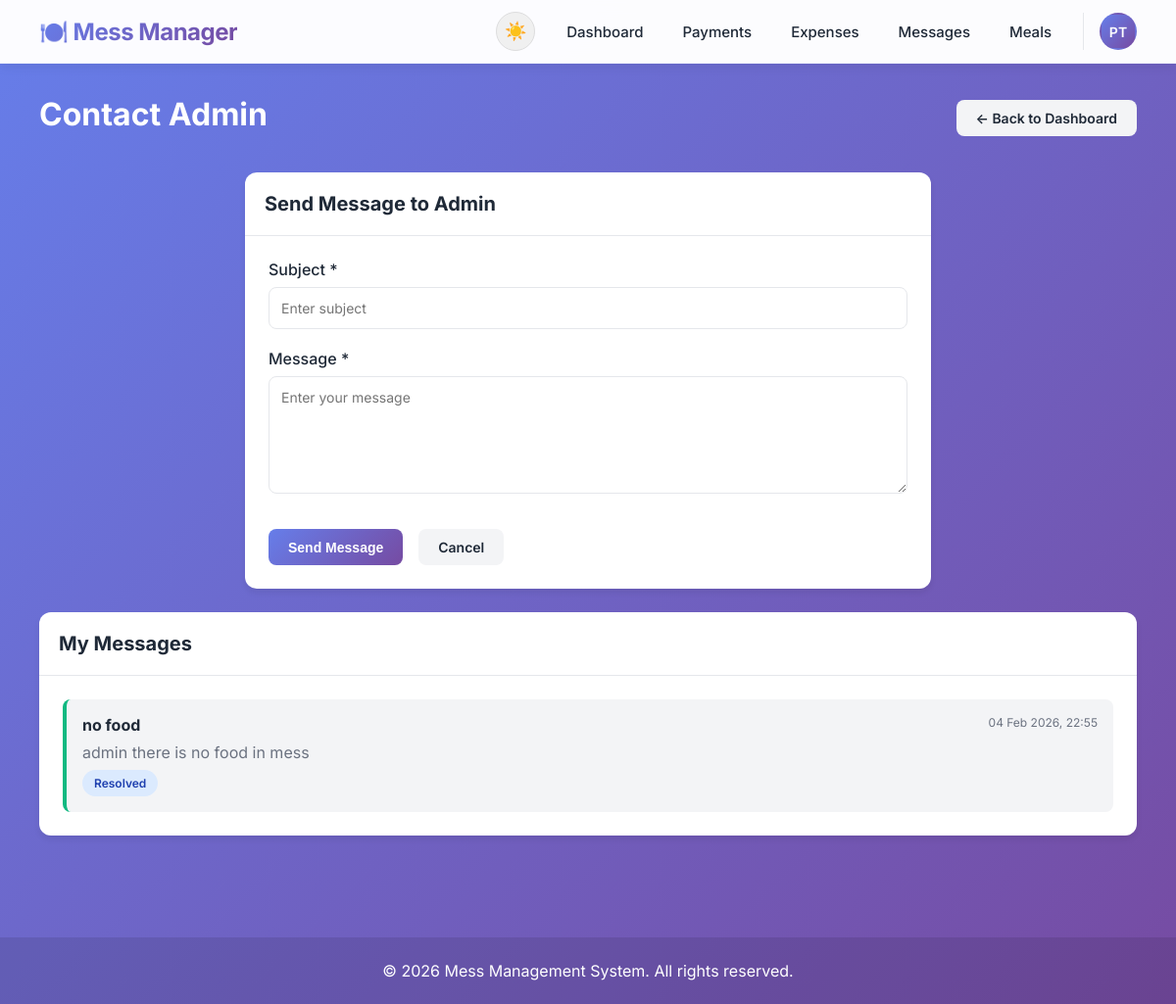
The app's page /user/messages/send/ (signed in) with its own data.
### core/models.py (models this page shows, shortened)
class Message(models.Model):
    STATUS_CHOICES = (
        ('pending', 'Pending'),
        ('resolved', 'Resolved'),
    )
    MESSAGE_TYPE_CHOICES = (
        ('user', 'User Message'),
        ('system', 'System/Reminder'),
    )
    user = models.ForeignKey(User, on_delete=models.CASCADE, related_name='messages')
    subject = models.CharField(max_length=200)
    message = models.TextField()
    message_type = models.CharField(max_length=10, choices=MESSAGE_TYPE_CHOICES, default='user', help_text="Type of message")
    status = models.CharField(max_length=10, choices=STATUS_CHOICES, default='pending')
    created_at = models.DateTimeField(auto_now_add=True)
    resolved_at = models.DateTimeField(blank=True, null=True)
    admin_reply = models.TextField(blank=True, null=True, help_text="Admin's response to this message")
    replied_at = models.DateTimeField(blank=True, null=True)
    user_reply = models.TextField(blank=True, null=True, help_text="User's response to admin reply")
    user_replied_at = models.DateTimeField(blank=True, null=True)
    class Meta:
        verbose_name = 'Message'
        verbose_name_plural = 'Messages'
        ordering = ['-created_at']

### core/views.py (the view)
# urls.py: path('user/messages/send/', views.user_send_message, name='user_send_message'),
@user_required
def user_send_message(request):
    if request.method == 'POST':
        form = MessageForm(request.POST)
        if form.is_valid():
            message = form.save(commit=False)
            message.user = request.user
            message.save()
            messages.success(request, 'Message sent to admin successfully.')
            return redirect('user_dashboard')
    else:
        form = MessageForm()
    user_messages = Message.objects.filter(user=request.user).order_by('-created_at')
    context = {
        'form': form,
        'user_messages': user_messages,
    }
    return render(request, 'user/send_message.html', context)

### core/forms.py
class MessageForm(forms.ModelForm):
    class Meta:
        model = Message
        fields = ('subject', 'message')
        widgets = {
            'subject': forms.TextInput(attrs={'placeholder': 'Enter subject'}),
            'message': forms.Textarea(attrs={'rows': 5, 'placeholder': 'Enter your message'}),
        }

### templates/user/send_message.html (shortened to what this page needs)
{% extends 'base.html' %}
{% block content %}
<div class="page-header">
    <h1>Contact Admin</h1>
    <a href="{% url 'user_dashboard' %}" class="btn btn-secondary">← Back to Dashboard</a>
</div>
<div class="form-container">
    <div class="card">
        <div class="card-header">
            <h2>Send Message to Admin</h2>
        </div>
        <div class="card-body">
            <form method="post" class="form">
                <div class="form-group">
                    <label for="id_subject">Subject *</label>
                    {{ form.subject }}
                </div>
                <div class="form-group">
                    <label for="id_message">Message *</label>
                    {{ form.message }}
                </div>
                <div class="form-actions">
                    <button type="submit" class="btn btn-primary">Send Message</button>
                    <a href="{% url 'user_dashboard' %}" class="btn btn-secondary">Cancel</a>
                </div>
            </form>
        </div>
    </div>
</div>
{% if user_messages %}
<div class="card">
    <div class="card-header">
        <h2>My Messages</h2>
    </div>
    <div class="card-body">
        <div class="messages-list">
            {% for msg in user_messages %}
            <div class="message-item message-{{ msg.status }}">
                <div class="message-header">
                    <strong>{{ msg.subject }}</strong>
                    <span class="message-date">{{ msg.created_at|date:"d M Y, H:i" }}</span>
                </div>
                <div class="message-body">{{ msg.message }}</div>
                <span class="badge badge-{{ msg.status }}">{{ msg.get_status_display }}</span>
            </div>
            {% endfor %}
        </div>
    </div>
</div>
{% endif %}
{% endblock %}

### templates/base.html (shortened to what this page needs)
{% load static %}
<!DOCTYPE html>
<html lang="en">
<head>
    <link rel="stylesheet" href="{% static 'css/style.css' %}?v=2.0">
    <link rel="stylesheet" href="{% static 'css/dark-mode.css' %}?v=2.0">
    <link rel="stylesheet" href="{% static 'css/print.css' %}?v=2.0" media="print">
</head>
<body {% if user.is_authenticated %}data-user-dark-mode="{{ user.profile.dark_mode|lower }}" {% endif %}>
    <nav class="navbar">
        <div class="container">
            <div class="nav-brand">
                <h2>🍽️ Mess Manager</h2>
            </div>
            {% if user.is_authenticated %}
            <div class="nav-menu" id="navMenu">
                <button class="theme-toggle" title="Toggle Dark Mode (Ctrl+Shift+D)">
                    <span class="theme-toggle-icon" id="theme-icon">☀️</span>
                </button>
                {% if user.profile.role == 'admin' %}
                <a href="{% url 'admin_dashboard' %}" class="nav-link">Dashboard</a>
                <a href="{% url 'user_list' %}" class="nav-link">Users</a>
                <a href="{% url 'payment_list' %}" class="nav-link">Payments</a>
                <a href="{% url 'grocery_list' %}" class="nav-link">Groceries</a>
                <a href="{% url 'admin_messages' %}" class="nav-link">Messages</a>
                <a href="{% url 'meal_calendar' %}" class="nav-link">Meals</a>
                <a href="{% url 'monthly_report' %}" class="nav-link">Reports</a>
                {% else %}
                <a href="{% url 'user_dashboard' %}" class="nav-link">Dashboard</a>
                <a href="{% url 'user_payment' %}" class="nav-link">Payments</a>
                <a href="{% url 'transparent_data' %}" class="nav-link">Expenses</a>
                <a href="{% url 'user_messages_list' %}" class="nav-link">Messages</a>
                <a href="{% url 'user_meal_calendar' %}" class="nav-link">Meals</a>
                {% endif %}
                <div class="user-menu">
                    {% if user.profile.profile_picture %}
                    <img src="{{ user.profile.profile_picture.url }}" alt="Profile" class="profile-pic-small">
                    {% else %}
                    <div class="profile-pic-placeholder">{{ user.first_name.0 }}{{ user.last_name.0 }}</div>
                    {% endif %}
                </div>
            </div>
            {% endif %}
        </div>
    </nav>
    <main class="main-content">
        <div class="container">
            {% block content %}
            {% endblock %}
        </div>
    </main>
    <footer class="footer">
        <div class="container">
            <p>&copy; 2026 Mess Management System. All rights reserved.</p>
        </div>
    </footer>
</body>
</html>

### static/css/dark-mode.css (style rules this page uses)
body, .card, .btn, input, select, textarea, table, nav { transition: background-color 0.3s ease, color 0.3s ease, border-color 0.3s ease; }
.theme-toggle { position: relative; display: inline-flex; align-items: center; gap: 8px; cursor: pointer; padding: 8px 12px; border-radius: 20px; background-color: var(--bg-tertiary, #f0f0f0); border: 1px solid var(--border-color, #ddd); transition: all 0.3s ease; }
.theme-toggle-icon { font-size: 18px; transition: transform 0.3s ease; }

### records on screen
Message: subject "no food", created_at "04 Feb 2026, 22:55", message "admin there is no food in mess", status "Resolved"

### other values on screen
{{ user.first_name.0 }} "P"
{{ user.last_name.0 }} "T"
